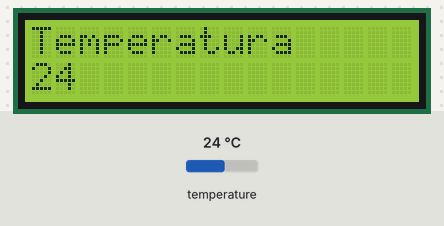
A program run on a simulated BBC micro:bit (MakeCode). Parts: 16×2 character LCD. The test bench sets the inputs (shaded band); at power-on: temperature 24 °C.

Above: at 0.1 s.
1.3 s: temperature set to 12 °C
At 2.8 s:
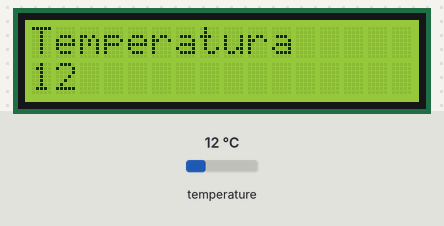
4.5 s: temperature set to 19 °C
At 6.9 s:
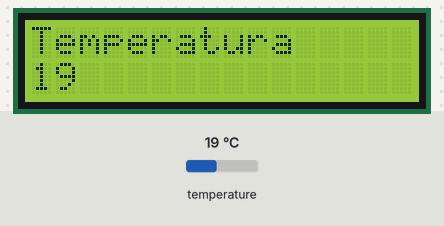
8.7 s: temperature set to 28 °C
At 10.7 s:
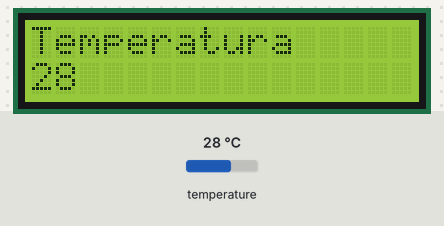
Timing chart, 0 to 12.2 s (numbered marks = the images above; inputs shaded):
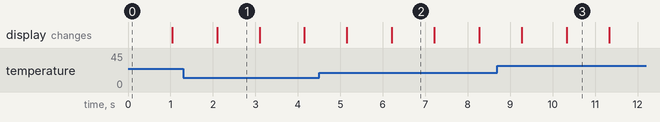

Measured:
- after the input at 1.3 s, the display: changes after 0.80 s (image 1)
- after the input at 4.5 s, the display: first differs from a run without the input after 1.7 s (image 2)
- after the input at 8.7 s, the display: first differs from a run without the input after 1.6 s (image 3)
- what the display in image 1 shows lasts 1.0 s, from 2.1 s to 3.1 s

The program:

main.ts
```typescript
makerbit.connectLcd(39)
basic.forever(function () {
    makerbit.showStringOnLcd1602("Temperatura", makerbit.position1602(LcdPosition1602.Pos1), 16)
    makerbit.showStringOnLcd1602("" + (input.temperature()), makerbit.position1602(LcdPosition1602.Pos17), 16)
    basic.pause(1000)
    makerbit.clearLcd1602()
    basic.pause(1000)
})
```

test.ts
```typescript
// aquí va el archivo "tests"; esto no se compilará cuando este paquete se utilice como una extensión.
```
